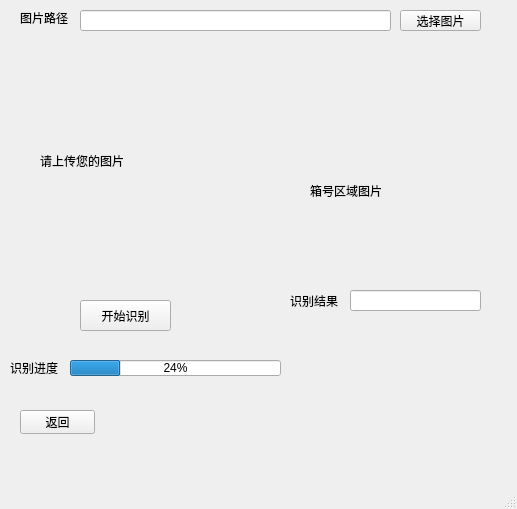
<?xml version="1.0" encoding="UTF-8"?>
<ui version="4.0">
 <class>MainWindow</class>
 <widget class="QMainWindow" name="MainWindow">
  <property name="geometry">
   <rect>
    <x>0</x>
    <y>0</y>
    <width>517</width>
    <height>509</height>
   </rect>
  </property>
  <property name="windowTitle">
   <string>MainWindow</string>
  </property>
  <widget class="QWidget" name="centralwidget">
   <widget class="QLabel" name="label">
    <property name="geometry">
     <rect>
      <x>20</x>
      <y>10</y>
      <width>54</width>
      <height>16</height>
     </rect>
    </property>
    <property name="text">
     <string>图片路径</string>
    </property>
   </widget>
   <widget class="QLineEdit" name="lineEdit">
    <property name="geometry">
     <rect>
      <x>80</x>
      <y>10</y>
      <width>311</width>
      <height>21</height>
     </rect>
    </property>
   </widget>
   <widget class="QPushButton" name="pushButton">
    <property name="geometry">
     <rect>
      <x>400</x>
      <y>10</y>
      <width>81</width>
      <height>21</height>
     </rect>
    </property>
    <property name="text">
     <string>选择图片</string>
    </property>
   </widget>
   <widget class="QLabel" name="label_2">
    <property name="geometry">
     <rect>
      <x>40</x>
      <y>50</y>
      <width>221</width>
      <height>221</height>
     </rect>
    </property>
    <property name="text">
     <string>请上传您的图片</string>
    </property>
   </widget>
   <widget class="QLabel" name="label_3">
    <property name="geometry">
     <rect>
      <x>310</x>
      <y>160</y>
      <width>171</width>
      <height>61</height>
     </rect>
    </property>
    <property name="text">
     <string>箱号区域图片</string>
    </property>
   </widget>
   <widget class="QPushButton" name="pushButton_2">
    <property name="geometry">
     <rect>
      <x>80</x>
      <y>300</y>
      <width>91</width>
      <height>31</height>
     </rect>
    </property>
    <property name="text">
     <string>开始识别</string>
    </property>
   </widget>
   <widget class="QProgressBar" name="progressBar">
    <property name="geometry">
     <rect>
      <x>70</x>
      <y>360</y>
      <width>211</width>
      <height>16</height>
     </rect>
    </property>
    <property name="value">
     <number>24</number>
    </property>
   </widget>
   <widget class="QLabel" name="label_4">
    <property name="geometry">
     <rect>
      <x>290</x>
      <y>290</y>
      <width>51</width>
      <height>21</height>
     </rect>
    </property>
    <property name="text">
     <string>识别结果</string>
    </property>
   </widget>
   <widget class="QLineEdit" name="lineEdit_2">
    <property name="geometry">
     <rect>
      <x>350</x>
      <y>290</y>
      <width>131</width>
      <height>21</height>
     </rect>
    </property>
   </widget>
   <widget class="QPushButton" name="pushButton_3">
    <property name="geometry">
     <rect>
      <x>20</x>
      <y>410</y>
      <width>75</width>
      <height>24</height>
     </rect>
    </property>
    <property name="text">
     <string>返回</string>
    </property>
   </widget>
   <widget class="QLabel" name="label_5">
    <property name="geometry">
     <rect>
      <x>10</x>
      <y>360</y>
      <width>54</width>
      <height>16</height>
     </rect>
    </property>
    <property name="text">
     <string>识别进度</string>
    </property>
   </widget>
  </widget>
  <widget class="QMenuBar" name="menubar">
   <property name="geometry">
    <rect>
     <x>0</x>
     <y>0</y>
     <width>514</width>
     <height>22</height>
    </rect>
   </property>
  </widget>
  <widget class="QStatusBar" name="statusbar"/>
 </widget>
 <resources/>
 <connections/>
</ui>
